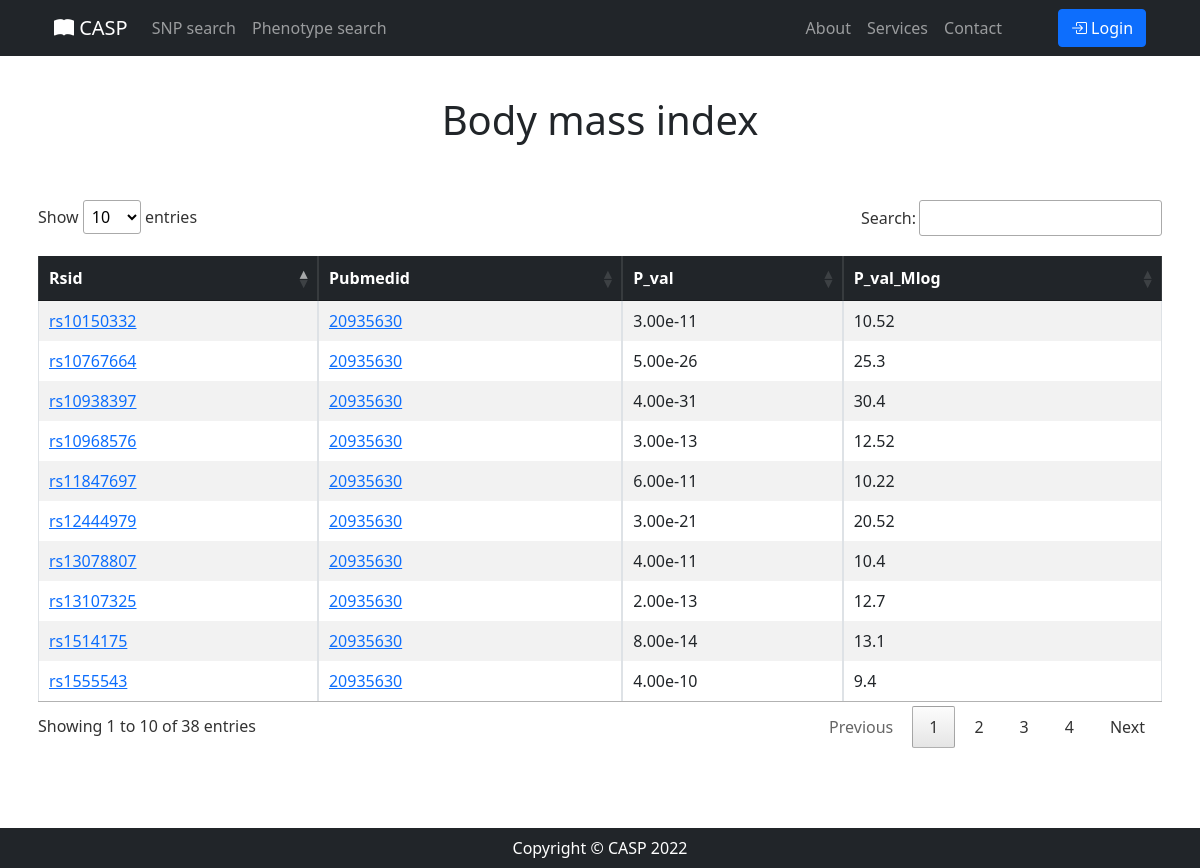
/phenotype/details/Body mass index/, run on the app's committed database.
### SNP_App/models.py (models this page shows)
class Association(models.Model):
    SNP = models.ForeignKey(SNP, on_delete=models.CASCADE)
    Disease_trait = models.ForeignKey(DiseaseTrait, on_delete=models.CASCADE)
    Reference = models.ForeignKey(Reference, on_delete=models.CASCADE)
    Pvalue = models.FloatField()
    Neglog10pvalue = models.FloatField()

### SNP_App/views.py (the view)
# urls.py: path('phenotype/details/<str:name>/', views.phenotype_details),
def phenotype_details(request, name):
    phenotype_query = Association.objects.filter(Disease_trait_id=name)
    return render(request, 'phenotype_details.html', {'details': phenotype_query, 'name': name, 'title': name})

### SNP_App/templates/phenotype_details.html (shortened to what this page needs)
{% extends 'base.html' %}
{% block content %}
    <h1 class="mt-5 pt-5 mb-5 text-center"> {{ name }} </h1>
    <div class="container p-2 mb-5">
        <table id="phenotype_details_table" class="table table-striped table-bordered">
            <thead class="table-dark text-center">
                <th> Rsid </th>
                <th> Pubmedid </th>
                <th> P_val </th>
                <th> P_val_Mlog </th>
            </thead>
            <tbody>
                {% for detail in details %}
                    <tr>
                    <td><a target="_blank" rel="noopener noreferrer"
                           href="/snp/details/{{ detail.SNP_id }}/">
                        {{ detail.SNP_id }}</a></td>
                    <td> <a target="_blank" rel="noopener noreferrer"
                            href="https://pubmed.ncbi.nlm.nih.gov/{{ detail.Reference_id }}/" >
                        {{ detail.Reference_id }}</a></td>
                    <td>{{ detail.Pvalue|stringformat:".2e" }}</td>
                    <td>{{ detail.Neglog10pvalue }}</td>
                    </tr>
                {% endfor %}
            </tbody>
        </table>
    </div>
{% endblock content %}

### data on the page
Association: SNP_id "rs10938397", Reference_id "20935630", Pvalue "4.00e-31", Neglog10pvalue "30.4"
Association: SNP_id "rs10767664", Reference_id "20935630", Pvalue "5.00e-26", Neglog10pvalue "25.3"
Association: SNP_id "rs10150332", Reference_id "20935630", Pvalue "3.00e-11", Neglog10pvalue "10.52"
Association: SNP_id "rs12444979", Reference_id "20935630", Pvalue "3.00e-21", Neglog10pvalue "20.52"
Association: SNP_id "rs1514175", Reference_id "20935630", Pvalue "8.00e-14", Neglog10pvalue "13.1"
Association: SNP_id "rs13107325", Reference_id "20935630", Pvalue "2.00e-13", Neglog10pvalue "12.7"
Association: SNP_id "rs10968576", Reference_id "20935630", Pvalue "3.00e-13", Neglog10pvalue "12.52"
Association: SNP_id "rs13078807", Reference_id "20935630", Pvalue "4.00e-11", Neglog10pvalue "10.4"
Association: SNP_id "rs11847697", Reference_id "20935630", Pvalue "6.00e-11", Neglog10pvalue "10.22"
Association: SNP_id "rs1555543", Reference_id "20935630", Pvalue "4.00e-10", Neglog10pvalue "9.4"

### other printed values
{{ name }} "Body mass index"
